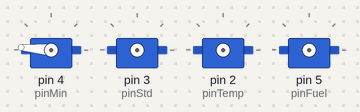
Bench run of a sketch on a simulated Arduino Uno, built with avr-gcc and run on an emulated ATmega328P. Shown: 4 × servo. What the sketch prints to the serial monitor is not drawn.

Above: at 0.2 s.
At 4.9 s:
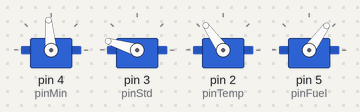
At 9.7 s:
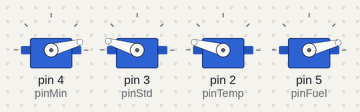
At 19.3 s:
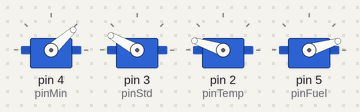
At 28.9 s:
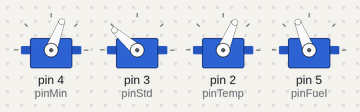
At 38.5 s:
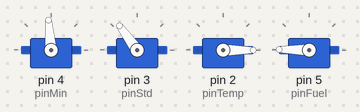
Timing chart, 0 to 40.0 s (numbered marks = the images above):
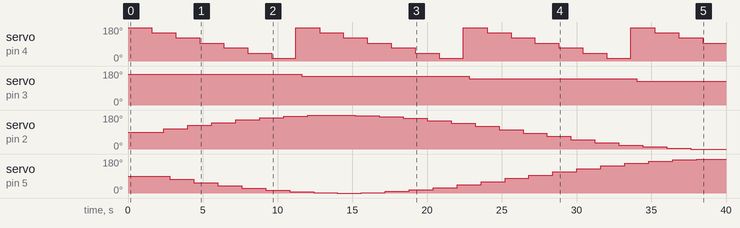

The sketch:

Debug-Test.ino
```cpp
#include <Servo.h>

// Servo Objekte
Servo TempServo;
Servo MinServo;
Servo StdServo;
Servo FuelServo;

// Pins
const int pinTemp = 2;
const int pinMin  = 4;
const int pinStd  = 3;
const int pinFuel = 5;

// Test-Variablen
int testMin = 0;
int testStd = 0;
float testTemp = 15.0;
float testFuel = 2.5;
float angleStep = 0.0; // Für die Sinus-Kurve

void setup() {
  Serial.begin(9600);
  Serial.println("--- SERVO TEST MODUS GESTARTET ---");
}

// Hilfsfunktion zum Bewegen und Detachen
void moveAndDetach(Servo &s, int pin, int angle) {
  s.attach(pin);
  s.write(angle);
  delay(400); // Etwas schneller für den Test
  s.detach();
}

void loop() {
  // 1. SIMULATION: MINUTEN (schneller Durchlauf)
  int minAngle = map(testMin, 0, 60, 175, 15);
  Serial.print("Minute: "); Serial.print(testMin);
  moveAndDetach(MinServo, pinMin, minAngle);

  // 2. SIMULATION: STUNDEN
  int stdAngle = map(testStd, 0, 12, 163, 14);
  Serial.print(" | Stunde: "); Serial.print(testStd);
  moveAndDetach(StdServo, pinStd, stdAngle);

  // 3. SIMULATION: TEMP & FUEL (Sinus-Welle für flüssige Bewegung)
  // Wir simulieren Werte, die sanft hoch und runter gehen
  float sineWave = (sin(angleStep) + 1.0) / 2.0; // Wert zwischen 0.0 und 1.0

  int tempAngle = sineWave * 180;
  int fuelAngle = (1.0 - sineWave) * 180; // Fuel genau entgegengesetzt

  moveAndDetach(TempServo, pinTemp, tempAngle);
  moveAndDetach(FuelServo, pinFuel, fuelAngle);

  Serial.print(" | S-Wave: "); Serial.println(sineWave);

  // Werte für den nächsten Durchgang erhöhen
  testMin+=10;
  if (testMin > 60) {
    testMin = 0;
    testStd++;
  }
  if (testStd > 12) {
    testStd = 0;
  }

  angleStep += 0.2; // Geschwindigkeit der Sinus-Welle

}
```

Measured:
- by itself, servo on pin 4 (pinMin): repeats every 11.2 s: 122° 1.6 s, 95° 1.6 s, 69° 1.6 s, 42° 1.6 s, 15° 1.6 s, 175° 1.6 s, 149° 1.6 s
- by itself, servo on pin 3 (pinStd): 163° → 151° at 11.6 s, → 139° 11.2 s later, → 126° 11.2 s later
- by itself, servo on pin 2 (pinTemp): rises from 90° to 179° in 11.2 s, then falls to 0° in 24.0 s
- by itself, servo on pin 5 (pinFuel): 90° → 72° at 2.8 s, → 54° 1.6 s later, → 39° 1.6 s later, → 25° 1.6 s later, … (23 changes in this stretch)
